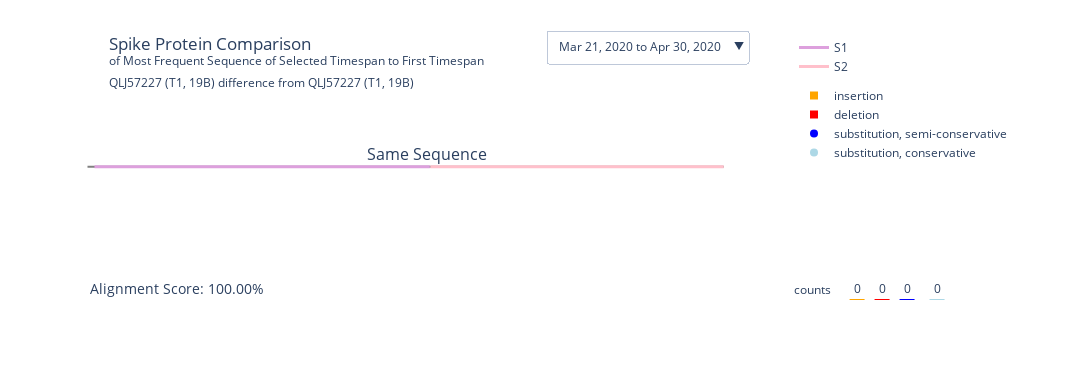

The cell this chart's notebook holds for it:
### Code cell
plot_alignment_plotly(top_count_clade_per_timespan_df, save = True, debug = False)
